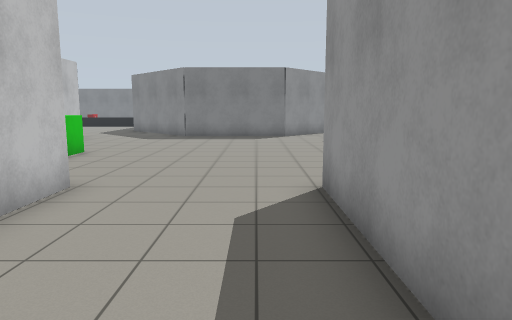
View 1 (above)

16 first-person views from a walk through a Gazebo world. The camera is 1.3 m above the floor, tilts 8° down and sees 70° across. The floor is counted in squares, 1 m on a side. Each view is taken from the middle of a square. On the plan, view 1 faces up. The plan holds only what a view shows up to about 15 squares ahead; the rest is blank. The place goes on beyond the plan.

View 2
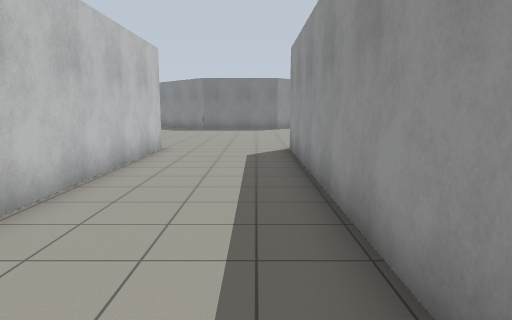

View 3
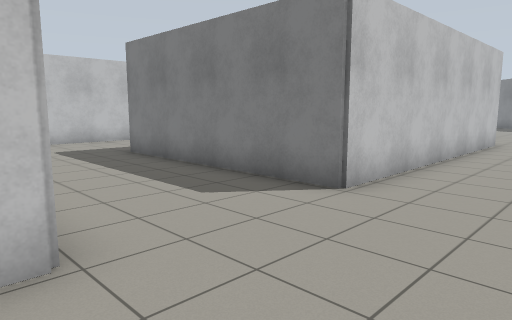

View 4
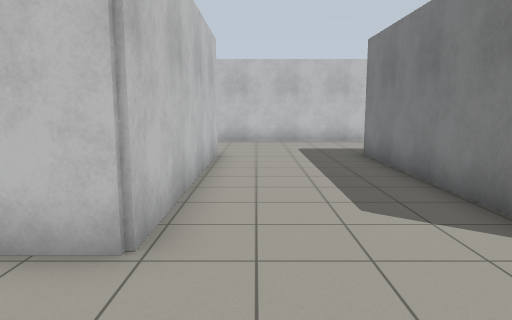

View 5
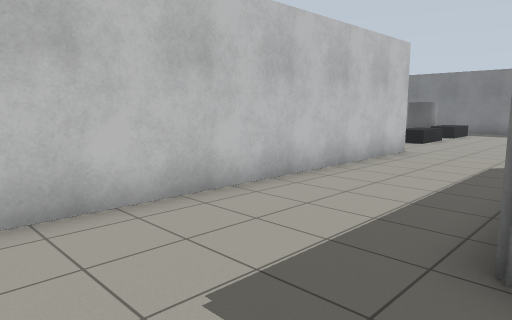

View 6
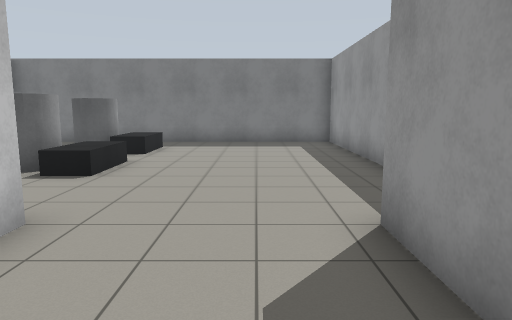

View 7
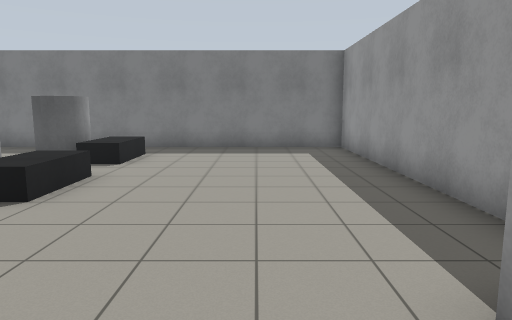

View 8
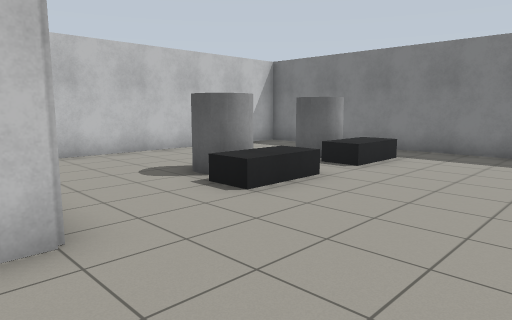

View 9
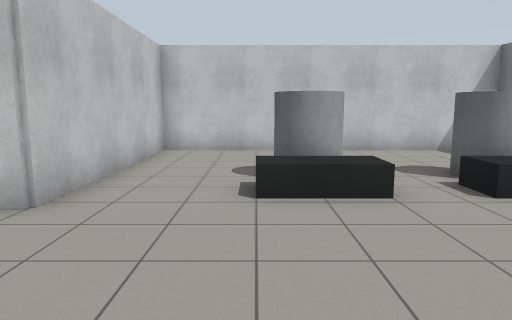

View 10
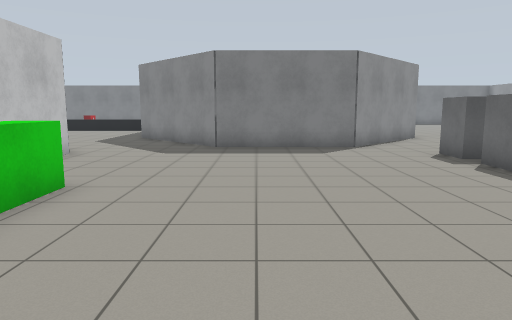

View 11
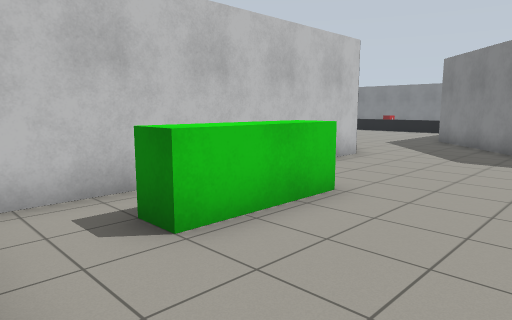

View 12
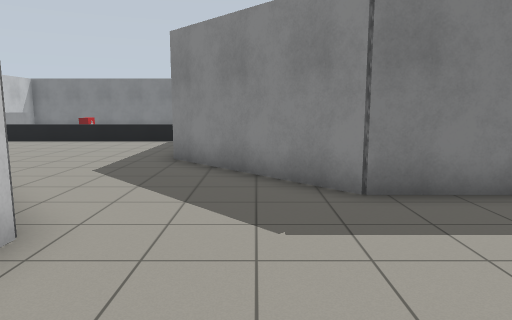

View 13
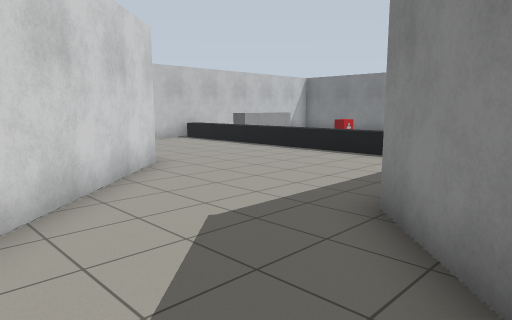

View 14
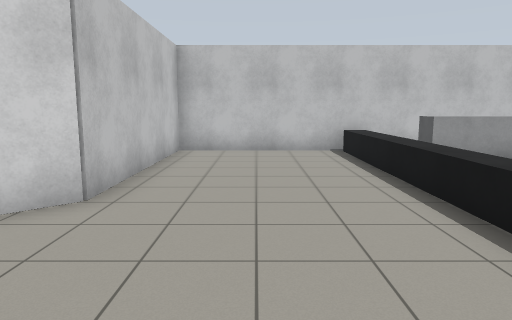

View 15
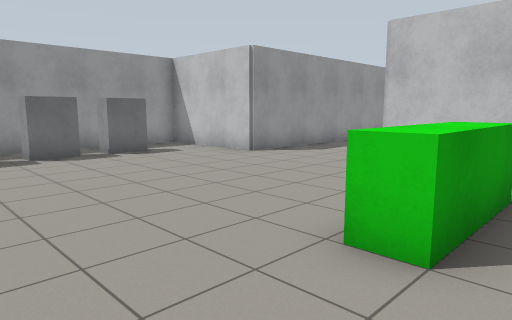

View 16
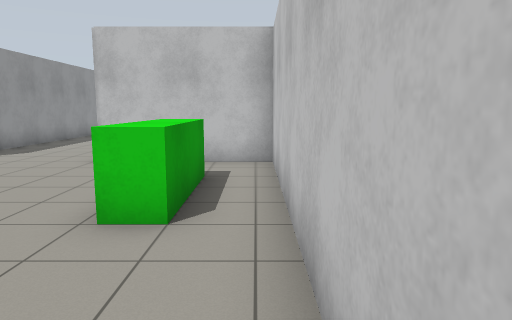

### Floor plan
Points are (right, up) in squares from view 1. A wall is a line through its corners. A room is listed if a view was taken in it or the views show most of it. See-through windows are left out.
Room 1 (views 1, 2, 3, 4, 5, 6, 7, 8, 9, 10, 11)
walls: (-10.6, 1.9) (-10.6, 4); (-9.1, 6.1) (-9.1, 14.4) (-21.1, 14.4); (-3.1, 6.1) (-3.1, -3.9) (-10.6, -3.9); (-10.5, -8.1) (-3.1, -8.1) (-3.1, -9.4); (1.1, -4.6) (1.1, 6.1); (-21.4, 14.1) (-21.4, 4.1) (-14.6, 4.1) (-14.6, -8.6)
ways out: opening at (-1, 6) to room 2
objects: grey cylinder (-17, 8) to (-16, 8); grey cylinder (-17, 11) to (-17, 12); dark grey box (-16, 7) to (-15, 9); dark grey box (-16, 11) to (-15, 12)
Room 2 (views 12, 13, 14, 15, 16)
walls: (-7.4, 15.6) (-7.4, 6.1) (-3.1, 6.1); (4.1, 20.3) (1.4, 17.4) (-3.4, 17.4) (-7.2, 21.5); (1.1, 6.1) (5.4, 6.1) (5.4, 7.1); (-19.4, 29.5) (-19.4, 21.6) (-13.1, 21.6) (-9.4, 17.7)
ways out: opening at (-1, 6) to room 1
objects: barrier (-19, 27) to (-8, 27); bench (-18, 28) to (-17, 29); bench (-6, 8) to (-5, 11); cabinet (4, 9); cabinet (4, 11); cabinet (4, 13); cabinet (4, 15)

Positions as (right, up) in squares from view 1, and headings:
1: (0, 0), facing up
2: (0, -6), facing up
3: (0, -9), facing up-left
4: (0, -7), facing left
5: (-10, -7), facing up-left
6: (-12, 0), facing up
7: (-12, 2), facing up
8: (-11, 3), facing up-left
9: (-10, 7), facing left
10: (-2, 5), facing up
11: (-2, 6), facing up-left
12: (-5, 12), facing up
13: (-5, 17), facing up-left
14: (-8, 24), facing left
15: (-7, 14), facing down-right
16: (-7, 15), facing down
